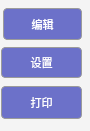
<?xml version="1.0" encoding="UTF-8"?>
<ui version="4.0">
 <class>MainButton</class>
 <widget class="QWidget" name="MainButton">
  <property name="geometry">
   <rect>
    <x>0</x>
    <y>0</y>
    <width>90</width>
    <height>131</height>
   </rect>
  </property>
  <property name="windowTitle">
   <string>Form</string>
  </property>
  <property name="styleSheet">
   <string notr="true">QWidget
{
	background-color: rgb(244, 244, 244);
	border-radius: 12px;
}
QPushButton,QToolButton
{
   /* color: #424344;*/
    font-family: &quot;Source Sans Pro&quot;;
    font-size: 11px;
    font-weight: regular;
 	border: 1px solid yellow;
 	border-radius: 4px;
    padding: 0px 15px;   
    max-height: 100px;
    min-height: 25px;
	min-weight:52px;

 	background-color: rgb(108,113,201);

    border-color: rgb(155,155,155);
    color: #fff;
}

QToolButton:pressed, QPushButton:pressed, QPushButton[btn-secondary=true]:pressed, QPushButton[btn-icon=true]:pressed
{
    background-color: qlineargradient(x1:0, y1:0, x2:0, y2:1, stop:0 #E0E1E3, stop:.25 #F6F7F9);
}

QPushButton:disabled
{
    background-color: #EAEBED;
    border-color: #E1E2E4;
    color: #C0C1C3;
}

QPushButton:pressed,QToolButton:pressed
{
    background-color: qlineargradient(x1:0, y1:0, x2:0, y2:1, stop:0 #0072a9, stop:.25 #2288C1);
}
QPushButton:hover,QToolButton:hover
{
    background-color: #6C22E2;
}

</string>
  </property>
  <widget class="QPushButton" name="ModelButton">
   <property name="geometry">
    <rect>
     <x>3</x>
     <y>8</y>
     <width>79</width>
     <height>32</height>
    </rect>
   </property>
   <property name="font">
    <font>
     <family>Source Sans Pro</family>
     <pointsize>-1</pointsize>
    </font>
   </property>
   <property name="focusPolicy">
    <enum>Qt::NoFocus</enum>
   </property>
   <property name="toolTip">
    <string>Model edit interface</string>
   </property>
   <property name="text">
    <string>编辑</string>
   </property>
  </widget>
  <widget class="QPushButton" name="SupportMode">
   <property name="geometry">
    <rect>
     <x>1</x>
     <y>47</y>
     <width>81</width>
     <height>31</height>
    </rect>
   </property>
   <property name="font">
    <font>
     <family>Source Sans Pro</family>
     <pointsize>-1</pointsize>
    </font>
   </property>
   <property name="focusPolicy">
    <enum>Qt::NoFocus</enum>
   </property>
   <property name="toolTip">
    <string>Support edit </string>
   </property>
   <property name="text">
    <string>设置</string>
   </property>
  </widget>
  <widget class="QPushButton" name="PrintMode">
   <property name="geometry">
    <rect>
     <x>1</x>
     <y>86</y>
     <width>81</width>
     <height>33</height>
    </rect>
   </property>
   <property name="font">
    <font>
     <family>Source Sans Pro</family>
     <pointsize>-1</pointsize>
    </font>
   </property>
   <property name="focusPolicy">
    <enum>Qt::NoFocus</enum>
   </property>
   <property name="toolTip">
    <string>Print setting</string>
   </property>
   <property name="styleSheet">
    <string notr="true"/>
   </property>
   <property name="text">
    <string>打印</string>
   </property>
  </widget>
 </widget>
 <resources/>
 <connections/>
</ui>
